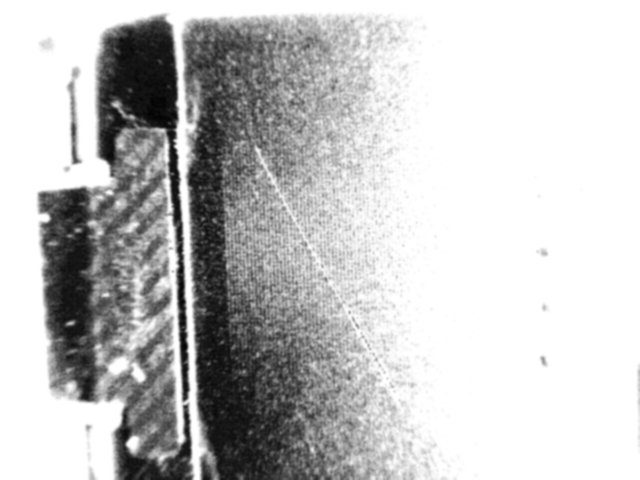
#> input picture dataset/all_defect/-5_degree_defect/apply_all_-5_degree_defect_0.png, 640 x 480 px; its folder holds 2 pictures in this run
$ python black_and_white.py --dir_path ../dataset/all_defect --export_path ../dataset/all_defect/-5_degree_defect
#> lines starting #> are read from the running program, lines starting #| are printed output that depends on the picture; after the words box and inside, x2 and y2 are one past the last pixel; in counts of white or black regions, pixels touching at a corner belong together
import cv2
from PIL import Image
from matplotlib import pyplot as plt
import numpy as np
from IPython.display import display
import os
import argparse


my_parser = argparse.ArgumentParser()
my_parser.add_argument('--dir_path', action='store', type=str, required=True)
my_parser.add_argument('--export_path', action='store', type=str, required=True)

args = my_parser.parse_args()

list_class_dir =  os.listdir(args.dir_path)

for l_c_d in list_class_dir:
    if l_c_d == '.DS_Store':
            continue

    class_dir_path = os.path.join(args.dir_path, l_c_d)

    if not os.path.exists(os.path.join(args.export_path, l_c_d)):
        os.makedirs(os.path.join(args.export_path, l_c_d))

    image_number = 0

    for i_p in os.listdir(class_dir_path):
        if i_p =='.DS_Store':
            continue

        img_path = os.path.join(class_dir_path, i_p)
        print("processing: ", img_path)
        img = cv2.imread(img_path)
#> img is the input picture: shape (480, 640, 3); min 3, max 255, mean 195.9

        # Conver to the gray-scale
        gray = cv2.cvtColor(img, cv2.COLOR_BGR2GRAY)

        # Binarize
        ret, bin_img = cv2.threshold(gray, 25, 255, cv2.THRESH_BINARY)
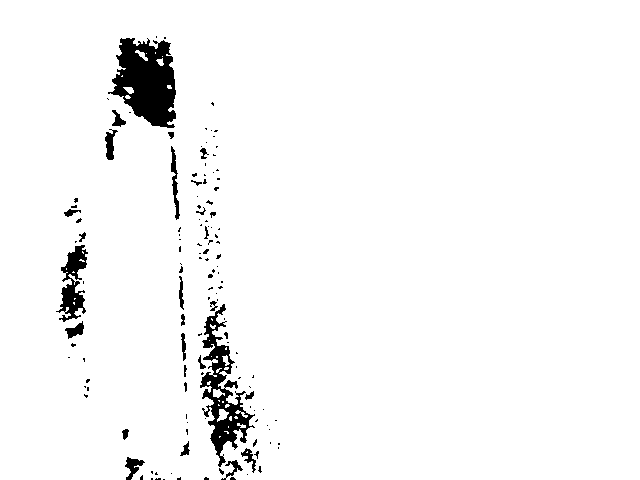
#> bin_img: shape (480, 640); 96.6% white; 134 black regions (106 under 20 px), largest, box (x1, y1, x2, y2) and area: (108, 38, 176, 128) 3954, (200, 304, 255, 467) 2766, (56, 245, 88, 322) 1108
        bin_img = cv2.bitwise_not(bin_img)
        b_w_dir_path = os.path.join(args.export_path, l_c_d, "binary_{}.png".format(image_number))
        print("export: ", b_w_dir_path)
        cv2.imwrite(b_w_dir_path, bin_img)
        image_number += 1

$ run again, on dataset/all_defect/-5_degree_defect/apply_all_-5_degree_defect_4.png
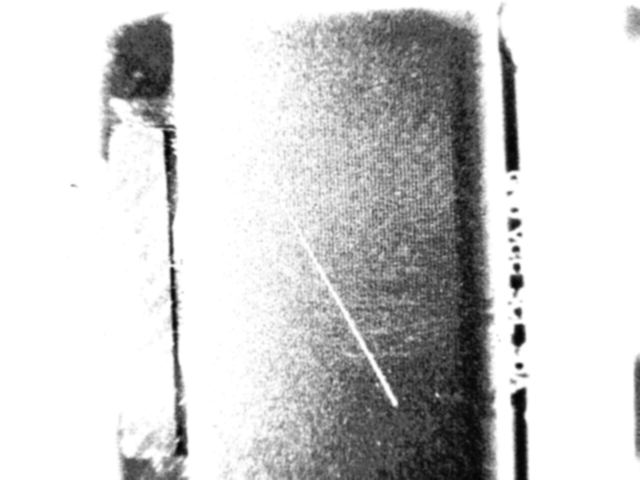
#> input picture dataset/all_defect/-5_degree_defect/apply_all_-5_degree_defect_4.png, 640 x 480 px
#> img is the input picture: shape (480, 640, 3); min 4, max 255, mean 207
#> `ret, bin_img = cv2.threshold(gray, 25, 255, cv2.THRESH_BINARY)`:
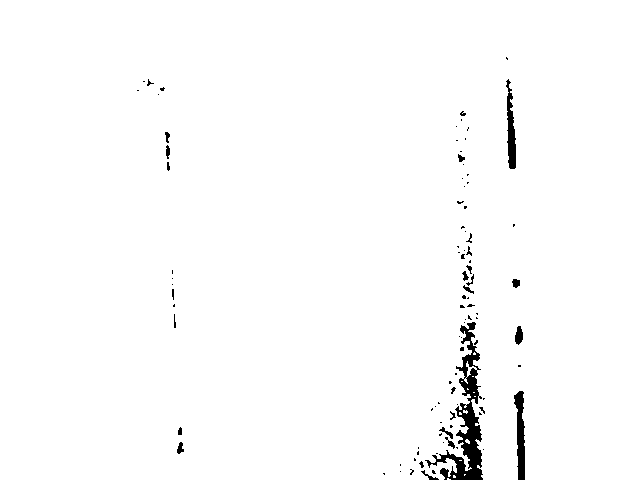
#> bin_img: shape (480, 640); 98.5% white; 95 black regions (73 under 20 px), largest, box (x1, y1, x2, y2) and area: (425, 322, 483, 480) 2441, (514, 391, 525, 480) 633, (506, 79, 516, 169) 520

$ run again, on dataset/all_defect/-5_degree_defect/apply_all_-5_degree_defect_11.png
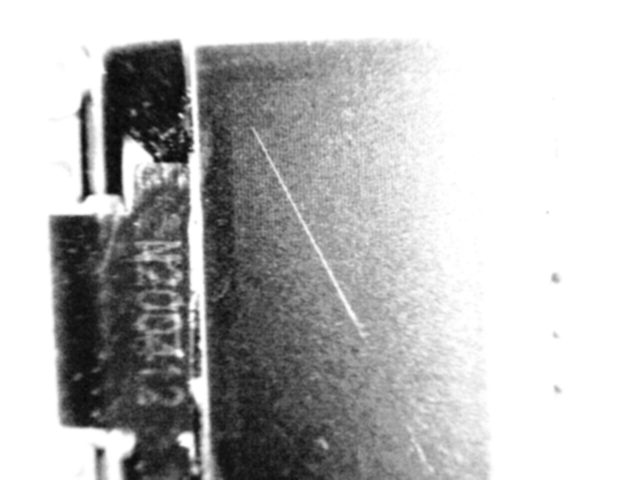
#> input picture dataset/all_defect/-5_degree_defect/apply_all_-5_degree_defect_11.png, 640 x 480 px
#> img is the input picture: shape (480, 640, 3); min 6, max 255, mean 187
#> `ret, bin_img = cv2.threshold(gray, 25, 255, cv2.THRESH_BINARY)`:
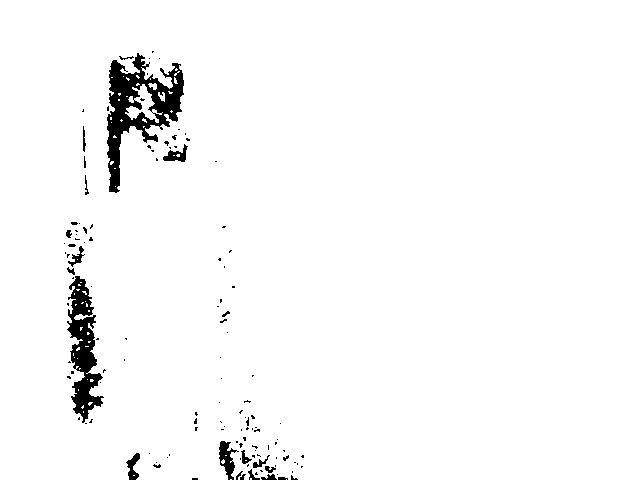
#> bin_img: shape (480, 640); 97.2% white; 127 black regions (105 under 20 px), largest, box (x1, y1, x2, y2) and area: (107, 53, 184, 193) 3999, (67, 276, 104, 423) 2535, (219, 441, 239, 480) 365
